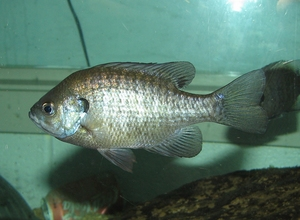
#> input picture 6_001/Week1/image_processing 2/test_images/bluegill.png, 300 x 220 px
$ python lab.py
#> lines starting #> are read from the running program, lines starting #| are printed output that depends on the picture
#!/usr/bin/env python3

"""
6.101 Lab 1:
Image Processing
"""

import math
# 10 hours per lab
from PIL import Image

# NO ADDITIONAL IMPORTS ALLOWED!


def get_pixel(image, row, col):
    return image['pixels'][row]


def set_pixel(image, row, col, color):

    image["pixels"][col+row] = color


def apply_per_pixel(image, func):
    result = {
        "height": image["height"],
        "width": image["width"],
        "pixels": image["pixels"],
    }


    # [6 lines of commented-out code are left out]
    for i in range(len(image["pixels"])):
        result['pixels'][i]=256-result['pixels'][i]
    return result

# Correct this
def inverted(image):
    return apply_per_pixel(image, lambda color: 256-color)


# HELPER FUNCTIONS

# [56 lines left out: functions correlate, round_and_clip_image, blurred, not called in this run]


# HELPER FUNCTIONS FOR LOADING AND SAVING IMAGES

def load_greyscale_image(filename):
    """
    Loads an image from the given file and returns a dictionary
    representing that image.  This also performs conversion to greyscale.

    Invoked as, for example:
       i = load_greyscale_image("test_images/cat.png")
    """
#> called with filename = 'test_images/bluegill.png'
    with open(filename, "rb") as img_handle:
        img = Image.open(img_handle)
#> img is the input picture: PIL image 300x220 RGB; mean R, G, B 86.7, 118.4, 104.7
        img_data = img.getdata()
        if img.mode.startswith("RGB"):
            pixels = [round(.299 * p[0] + .587 * p[1] + .114 * p[2])
                      for p in img_data]
#> pixels = 66000 items
        elif img.mode == "LA":
            pixels = [p[0] for p in img_data]
        elif img.mode == "L":
            pixels = list(img_data)
        else:
            raise ValueError(f"Unsupported image mode: {img.mode}")
        width, height = img.size
#> width = 300; height = 220
        return {"height": height, "width": width, "pixels": pixels}


def save_greyscale_image(image, filename, mode="PNG"):
    """
    Saves the given image to disk or to a file-like object.  If filename is
    given as a string, the file type will be inferred from the given name.  If
    filename is given as a file-like object, the file type will be determined
    by the "mode" parameter.
    """
    out = Image.new(mode="L", size=(image["width"], image["height"]))
    out.putdata(image["pixels"])
    if isinstance(filename, str):
        out.save(filename)
    else:
        out.save(filename, mode)
    out.close()


if __name__ == "__main__":
    # code in this block will only be run when you explicitly run your script,
    # and not when the tests are being run.  this is a good place for
    # generating images, etc.
    blue_gill=load_greyscale_image('test_images/bluegill.png')
#> blue_gill = 3 items


    chess_inverted=inverted(blue_gill)
#> chess_inverted = 3 items
    save_greyscale_image(chess_inverted, "bluegill_inverted.png")
#> in save_greyscale_image, `out = Image.new(mode="L", size=(image["width"], image["height"]))`: out: PIL image 300x220 L; every value is 0
#> in save_greyscale_image, `out.putdata(image["pixels"])`:
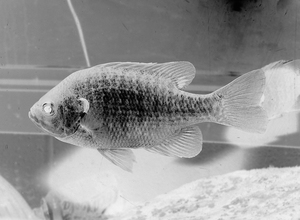
#> out: PIL image 300x220 L; min 1, max 243, mean 148.7

$ run again, with 6_001/Week1/image_processing 2/test_images/chess.png copied over 6_001/Week1/image_processing 2/test_images/bluegill.png
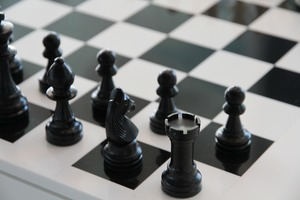
#> input picture 6_001/Week1/image_processing 2/test_images/chess.png, 300 x 200 px
#> in load_greyscale_image, img is the input picture: PIL image 300x200 RGB; mean R, G, B 125.9, 127.3, 126.6
#> pixels = 60000 items
#> blue_gill = 3 items
#> in save_greyscale_image, `out.putdata(image["pixels"])`:
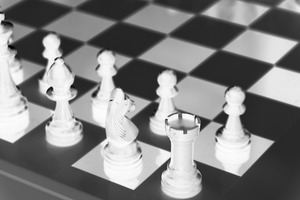
#> out: PIL image 300x200 L; min 2, max 255, mean 129.2

$ run again, with 6_001/Week1/image_processing 2/test_images/construct.png copied over 6_001/Week1/image_processing 2/test_images/bluegill.png
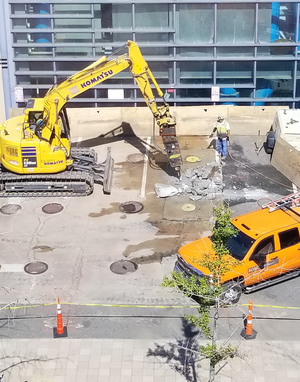
#> input picture 6_001/Week1/image_processing 2/test_images/construct.png, 300 x 382 px
#> in load_greyscale_image, img is the input picture: PIL image 300x382 RGB; mean R, G, B 170.8, 164.8, 152.3
#> pixels = 114600 items
#> blue_gill = 3 items
#> in save_greyscale_image, `out.putdata(image["pixels"])`:
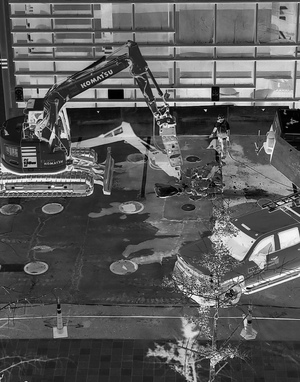
#> out: PIL image 300x382 L; min 1, max 255, mean 90.8

$ run again, with 6_001/Week1/image_processing 2/test_images/mushroom.png copied over 6_001/Week1/image_processing 2/test_images/bluegill.png
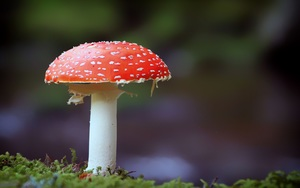
#> input picture 6_001/Week1/image_processing 2/test_images/mushroom.png, 300 x 188 px
#> in load_greyscale_image, img is the input picture: PIL image 300x188 RGB; mean R, G, B 70.1, 60.9, 54.5
#> pixels = 56400 items
#> blue_gill = 3 items
#> in save_greyscale_image, `out.putdata(image["pixels"])`:
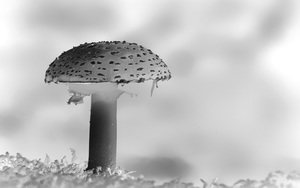
#> out: PIL image 300x188 L; min 13, max 255, mean 193.1
